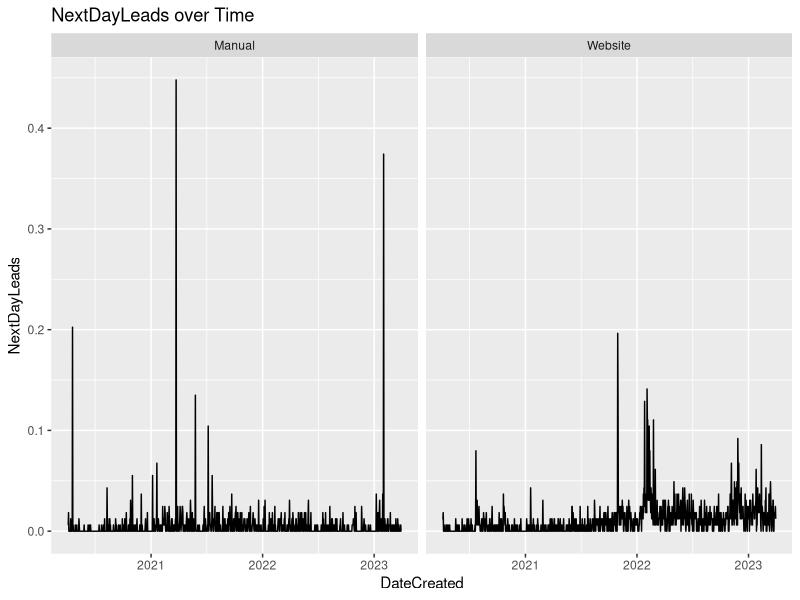
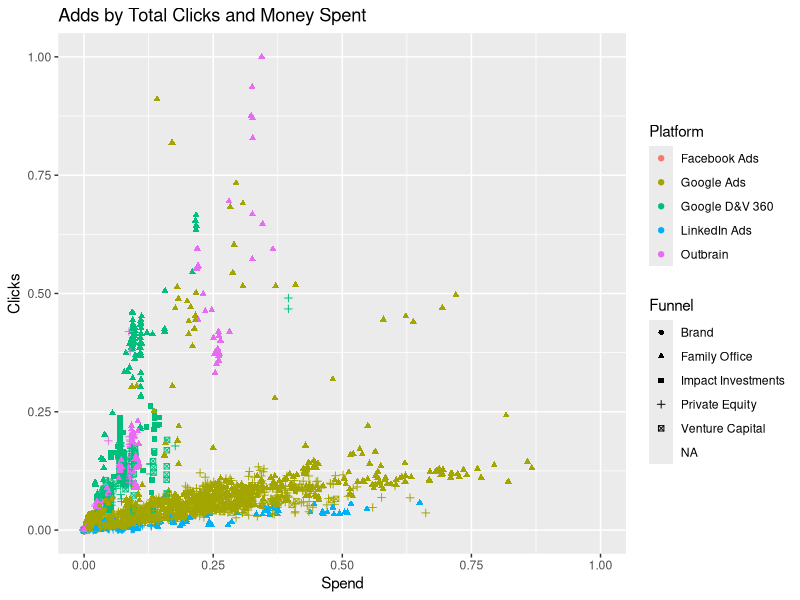
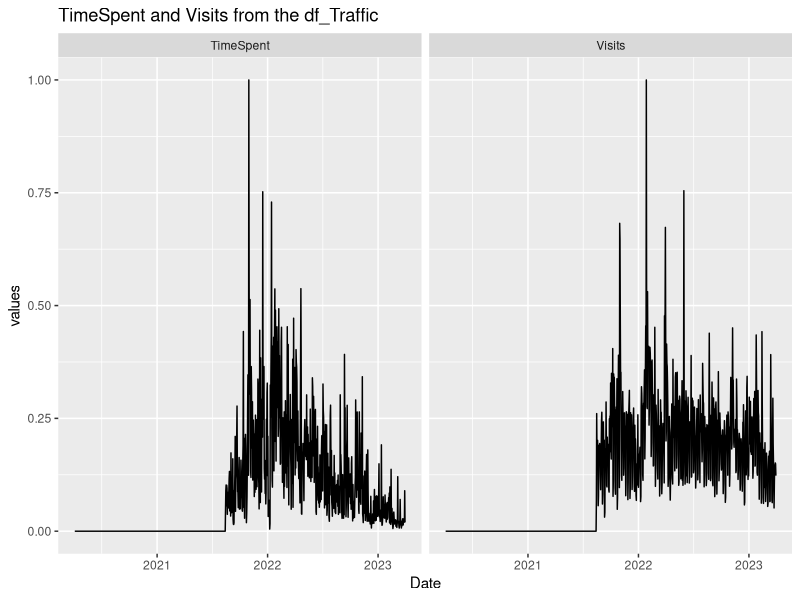
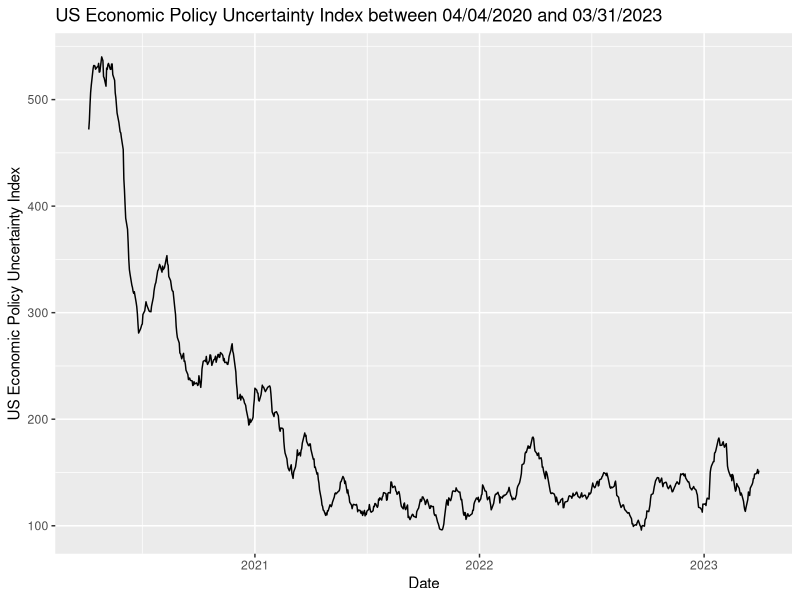
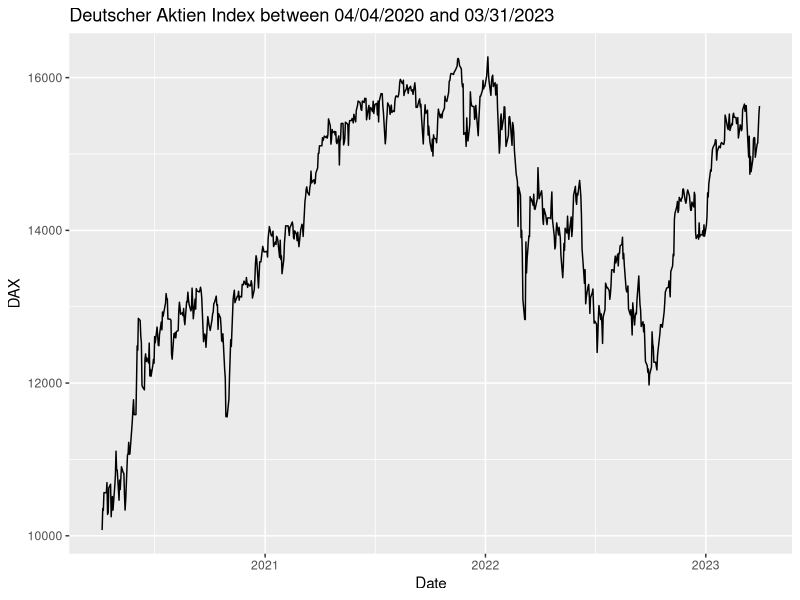
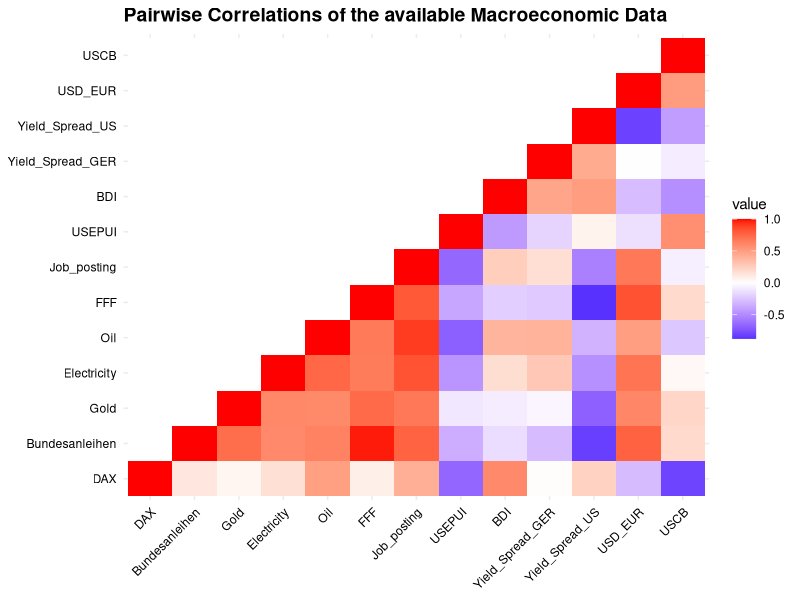
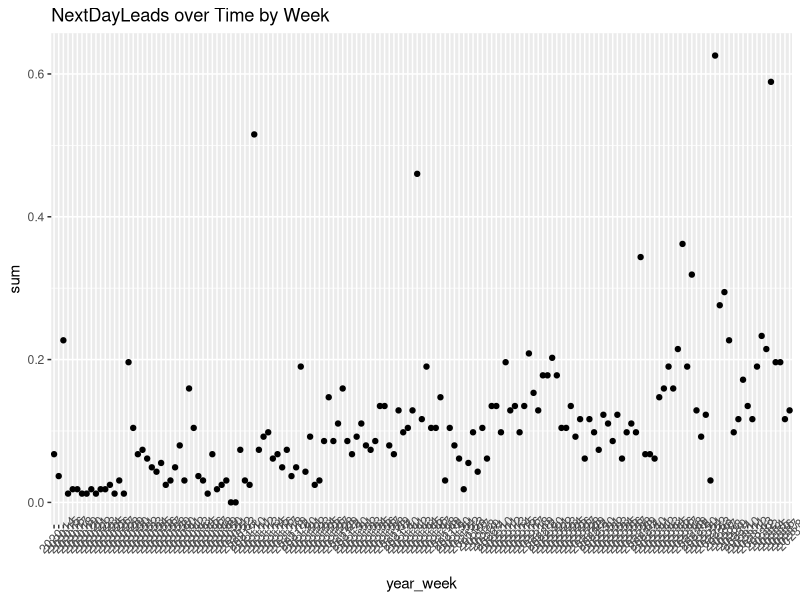

Write R code to recreate these figures, in order. (Note: this script raises an error after producing the figures.)
## ---- chunk 1
rm(list = ls())
library(dplyr)
library(lubridate)
library(ggplot2)
library(gridExtra)
library(tidyr)
library(data.table)
library(reshape2)
library(zoo)
## ---- chunk 2
df_Leads <- readxl::read_xlsx('TermPaperChallenge.xlsx', sheet <- 'Leads')
df_Ads <- readxl::read_xlsx('TermPaperChallenge.xlsx', sheet <- 'Ads')
df_Traffic <- readxl::read_xlsx('TermPaperChallenge.xlsx', sheet <- 'WebsiteTraffic')
df_Macro <- readxl::read_xlsx('TermPaperChallenge.xlsx', sheet <- 'Macro')
## ---- chunk 3
#Average daily leads over the entire time period by lead type
Model1 <- lm(NextDayLeads ~ Type, data <- df_Leads)
Model1

#Average daily leads in April 2022 by lead type
Model2 <- lm(NextDayLeads ~ Type, data <- df_Leads %>%
filter(DateCreated >= ymd('2022-4-01'), DateCreated <= ymd('2022-04-30')))
Model2

predictions <- df_Leads %>%
  transmute(DateCreated,
            NextDayLeads,
            yhat1 = predict(Model1, newdata <- .),
            yhat2 = predict(Model2, newdata <- .),
            # Model 3: Weighted average of models 1 and 2
            yhat3 = .33*yhat1 + .67*yhat2)

#RMSE function
RMSE <- function(yhat, y) {
  return(sqrt( mean((yhat - y)^2)))
}

#Evaluation Matrix.
evaluation <- predictions %>%
  filter(DateCreated >= ymd('2023-03-01'),
         DateCreated <= ymd('2023-03-30')) %>%
  summarise_at(.vars = vars(starts_with('yhat')),
               .funs = funs(RMSE(., NextDayLeads)))

#Output of the three models
evaluation
## ---- chunk 4
#Graph 1: NextDayLeads over Time
df_Leads %>%
  ggplot( aes(x = DateCreated,
              y = NextDayLeads)) +
  geom_line() +
  facet_wrap(~Type) +
  labs(title = "NextDayLeads over Time")

#Graph 2: Adds by Clicks, Money Spent, Platform and Funnel
df_Ads %>%
  ggplot( aes( x = Spend,
               y = Clicks,
               color = Platform,
               shape = Funnel)) +
  geom_point() +
  labs(title = "Adds by Total Clicks and Money Spent")

#Graph 3: The two variables from the df_Traffic over Time
df_Traffic %>%
  pivot_longer(cols = 2:3, names_to = "Type", values_to = "values") %>%
  ggplot( aes(x = Date,
              y = values)) +
  geom_line() +
  facet_wrap(~Type) +
  labs(title = "TimeSpent and Visits from the df_Traffic")
## ---- chunk 5
#The US Economic Policy Uncertainty Index over the Time Period available
df_Macro %>%
  filter(Date >= min(df_Leads$DateCreated),
         Date <= max(df_Leads$DateCreated)) %>%
  ggplot( aes( x = Date,
               y = `US Economic Policy Uncertainty Index`)) +
  geom_line() +
  labs(title = "US Economic Policy Uncertainty Index between 04/04/2020 and 03/31/2023")

#The DAX over the Time Period available
df_Macro %>%
  filter(Date >= min(df_Leads$DateCreated),
         Date <= max(df_Leads$DateCreated)) %>%
  ggplot( aes( x = Date,
               y = DAX)) +
  geom_line() +
  labs(title = "Deutscher Aktien Index between 04/04/2020 and 03/31/2023")

## ---- chunk 6
# Compute correlation matrix using the numeric variables
corr_matrix <- df_Macro %>%
  select(-Date) %>%
  rename(Bundesanleihen = colnames(.)[2],
         Gold = colnames(.)[3],
         Electricity = colnames(.)[4],
         Oil = colnames(.)[5],
         FFF = colnames(.)[6],
         Job_posting = colnames(.)[7],
         USEPUI = colnames(.)[8],
         BDI = colnames(.)[9],
         Yield_Spread_GER = colnames(.)[10],
         Yield_Spread_US = colnames(.)[11],
         USD_EUR = colnames(.)[12],
         USCB = colnames(.)[13]) %>%
  cor(use="pairwise.complete.obs")

corr_matrix[upper.tri(corr_matrix)] <- NA

melt(corr_matrix) %>%
# Visualize correlation matrix as a heatmap
ggplot(aes(x = Var1, y = Var2, fill = value)) +
  geom_tile() +
  scale_fill_gradient2(low = "blue", mid = "white", high = "red", midpoint = 0, na.value = "white") +
  theme_minimal() +
  theme(
    axis.text.x = element_text(angle = 45, hjust = 1, color = "black"),
    axis.text.y = element_text(color = "black"),
    axis.title.x = element_blank(),
    axis.title.y = element_blank(),
    plot.title = element_text(size = 14, face = "bold")) +
  ggtitle("Pairwise Correlations of the available Macroeconomic Data")

## ---- chunk 7
df_Leads %>%
  mutate(year_week =  paste( year(DateCreated), week(DateCreated), sep = "-")) %>%
  group_by(year_week) %>%
  summarise(sum = sum(NextDayLeads)) %>%
  ggplot( aes(x = year_week,
              y = sum)) +
  geom_point() +
  geom_smooth() +
  theme(axis.text.x = element_text(angle = 45)) +
  #scale_x_discrete( breaks = df_Leads$year_week[ seq(1, 159, by = 10)]) +
  labs(title = "NextDayLeads over Time by Week")
## ---- chunk 8
df_Leads <- df_Leads %>%
  mutate(weekday = ordered(weekdays(DateCreated), levels = c("Montag", "Dienstag", "Mittwoch", "Donnerstag", "Freitag", "Samstag", "Sonntag")),
         binary = ifelse(NextDayLeads > 0, 1, 0))
## ---- chunk 9
s_window <- seq(1, 30, 2)
df_train <- df_Leads %>% filter(DateCreated < '2023-02-01')
df_test <- df_Leads %>% filter(DateCreated >= '2023-02-01')

width_model <- function(s_window, df_train, df_test) {
prec_results <- data.frame(width = numeric(0), rmse_train = numeric(0), rmse_test = numeric(0))

for (width in s_window) {
  #Create leadsLastWeek
  df_Leads <- df_Leads %>%
  mutate(leadsLastWeek = rollapply( NextDayLeads, width = width, FUN = sum, align = "right", partial = T))
  # Fit random forest model on training data
  lm_model <- lm(NextDayLeads ~ weekday + leadsLastWeek,
                 data = df_train)
  
  pred_train <- df_train %>%
  transmute(DateCreated,
            NextDayLeads,
            yhat = predict(lm_model, newdata <- .))

  pred_test <- df_test %>%
  transmute(DateCreated,
            NextDayLeads,
            yhat = predict(lm_model, newdata <- df_test))
 
  rmse_train <- sqrt( mean((pred_train$yhat - pred_train$NextDayLeads)^2))
  rmse_test <- sqrt( mean((pred_test$yhat - pred_test$NextDayLeads)^2))

 
    # Append results to the prec_results data frame
  prec_results <- rbind(prec_results, data.frame(width = width, train_rmse = rmse_train, test_rmse = rmse_test))
  }
return(prec_results)
}

window_values <- width_model(s_window, df_train, df_test)
## ---- chunk 10
df_Leads <- df_Leads %>%
  mutate(leadsLastWeek = rollapply( NextDayLeads, width = 1, FUN = sum, align = "right", partial = T))

  # Fit random forest model on training data
  lm_model <- lm(NextDayLeads ~ weekday + leadsLastWeek,
                 data = df_train)
  
  pred_train <- df_train %>%
  transmute(DateCreated,
            NextDayLeads,
            yhat = predict(lm_model, newdata <- .))

  pred_test <- df_test %>%
  transmute(DateCreated,
            NextDayLeads,
            yhat = predict(lm_model, newdata <- df_test))
 
  rmse_train <- sqrt( mean((pred_train$yhat - pred_train$NextDayLeads)^2))
  rmse_test <- sqrt( mean((pred_test$yhat - pred_test$NextDayLeads)^2))
